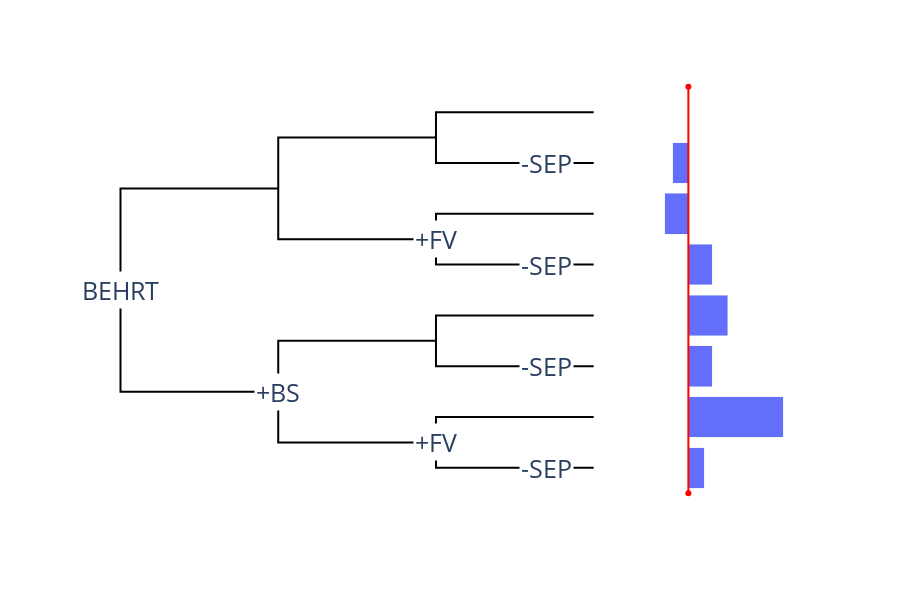

Notebook source saved alongside this figure:
### Code cell
fig = px.scatter()
fig.update_layout(
    height=600,
    plot_bgcolor="white",
    xaxis=dict(
        visible=False
    ),
    yaxis=dict(
        visible=False
    ),
    showlegend=False,
)

""" DATA """
x0 = 0
make_split(fig, 4, x0, 0, double=False, names=["BEHRT"])
make_split(fig, 2, x0+1, 4, double=True, names=["+BS"])
make_split(fig, 1, x0+2, 6, double=True, names=["+FV"])
make_split(fig, 1, x0+2, 2, double=True, names=["+FV"], bottom=False)
for x, y in zip([2.7]*4, [-7, -3, 1, 5]):
    fig.add_annotation(x=x, y=y, text="-SEP", showarrow=False, bgcolor="white", font=dict(size=25)),

bar_y = [7, 5, 3, 1, -1, -3, -5, -7]
results = {
    'FV0_BS0_SEP0': {'PR': (0.593, 0.015), 'ROC': (0.940, 0.007)},
    'FV0_BS0_SEP1': {'PR': (0.606, 0.032), 'ROC': (0.942, 0.007)},
    'FV0_BS1_SEP0': {'PR': (0.612, 0.021), 'ROC': (0.945, 0.002)},
    'FV0_BS1_SEP1': {'PR': (0.616, 0.025), 'ROC': (0.947, 0.006)},
    'FV1_BS0_SEP0': {'PR': (0.586, 0.005), 'ROC': (0.945, 0.004)},
    'FV1_BS0_SEP1': {'PR': (0.592, 0.023), 'ROC': (0.939, 0.007)},
    'FV1_BS1_SEP0': {'PR': (0.614, 0.019), 'ROC': (0.944, 0.005)},
    'FV1_BS1_SEP1': {'PR': (0.643, 0.011), 'ROC': (0.954, 0.006)}
}
chart_order = [
    "FV0_BS0_SEP1", 
    "FV0_BS0_SEP0", 
    "FV1_BS0_SEP1", 
    "FV1_BS0_SEP0", 
    "FV0_BS1_SEP1", 
    "FV0_BS1_SEP0", 
    "FV1_BS1_SEP1", 
    "FV1_BS1_SEP0"
]
rocs = [results[name]["ROC"][0]*50 for name in chart_order]
errors = [results[name]["ROC"][1] for name in chart_order]
diff = [r - rocs[0] for r in rocs]

fig.add_trace(go.Bar(
    x=[-43.5 + min(rocs[0], rocs[0] + d) for d in diff],
    y=bar_y,
    orientation="h",
    marker=dict(color="rgba(0,0,0,0)", line=dict(width=0))
))
fig.add_trace(go.Scatter(
    x=[-43.5 + rocs[0]]*2,
    y=[8, -8],
    line=dict(color="red"),
))
fig.add_trace(go.Bar(
    x=[abs(d) for d in diff],
    y=bar_y,
    orientation="h",
))

fig.update_layout(barmode="stack")

fig.show()

### Figure 1 — Plotly figure (JSON) as saved in the notebook; plotly's stock layout.template omitted (floating-point values rounded to 4 significant figures)
{"data": [{"hovertemplate": "<extra></extra>", "legendgroup": "", "marker": {"color": "#636efa", "symbol": "circle"}, "mode": "markers", "name": "", "orientation": "v", "showlegend": false, "type": "scatter", "xaxis": "x", "yaxis": "y"}, {"line": {"color": "black"}, "mode": "lines", "type": "scatter", "x": [1, 0, 0, 0, 1], "y": [-4, -4, 0, 4, 4]}, {"line": {"color": "black"}, "mode": "lines", "type": "scatter", "x": [2, 1, 1, 1, 2], "y": [2, 2, 4, 6, 6]}, {"line": {"color": "black"}, "mode": "lines", "type": "scatter", "x": [2, 1, 1, 1, 2], "y": [-6, -6, -4, -2, -2]}, {"line": {"color": "black"}, "mode": "lines", "type": "scatter", "x": [3, 2, 2, 2, 3], "y": [5, 5, 6, 7, 7]}, {"line": {"color": "black"}, "mode": "lines", "type": "scatter", "x": [3, 2, 2, 2, 3], "y": [-7, -7, -6, -5, -5]}, {"line": {"color": "black"}, "mode": "lines", "type": "scatter", "x": [3, 2, 2, 2, 3], "y": [1, 1, 2, 3, 3]}, {"line": {"color": "black"}, "mode": "lines", "type": "scatter", "x": [3, 2, 2, 2, 3], "y": [-3, -3, -2, -1, -1]}, {"marker": {"color": "rgba(0,0,0,0)", "line": {"width": 0}}, "orientation": "h", "type": "bar", "x": [3.6, 3.5, 3.45, 3.6, 3.6, 3.6, 3.6, 3.6], "y": [7, 5, 3, 1, -1, -3, -5, -7]}, {"line": {"color": "red"}, "type": "scatter", "x": [3.6, 3.6], "y": [8, -8]}, {"orientation": "h", "type": "bar", "x": [0, 0.1, 0.15, 0.15, 0.25, 0.15, 0.6, 0.1], "y": [7, 5, 3, 1, -1, -3, -5, -7]}], "layout": {"annotations": [{"bgcolor": "white", "font": {"size": 25}, "showarrow": false, "text": "BEHRT", "x": 0, "y": 0}, {"bgcolor": "white", "font": {"size": 25}, "showarrow": false, "text": "+BS", "x": 1, "y": -4}, {"bgcolor": "white", "font": {"size": 25}, "showarrow": false, "text": "+FV", "x": 2, "y": -6}, {"bgcolor": "white", "font": {"size": 25}, "showarrow": false, "text": "+FV", "x": 2, "y": 2}, {"bgcolor": "white", "font": {"size": 25}, "showarrow": false, "text": "-SEP", "x": 2.7, "y": -7}, {"bgcolor": "white", "font": {"size": 25}, "showarrow": false, "text": "-SEP", "x": 2.7, "y": -3}, {"bgcolor": "white", "font": {"size": 25}, "showarrow": false, "text": "-SEP", "x": 2.7, "y": 1}, {"bgcolor": "white", "font": {"size": 25}, "showarrow": false, "text": "-SEP", "x": 2.7, "y": 5}], "barmode": "stack", "height": 600, "legend": {"tracegroupgap": 0}, "margin": {"t": 60}, "plot_bgcolor": "white", "showlegend": false, "xaxis": {"anchor": "y", "domain": [0, 1], "visible": false}, "yaxis": {"anchor": "x", "domain": [0, 1], "visible": false}}}
